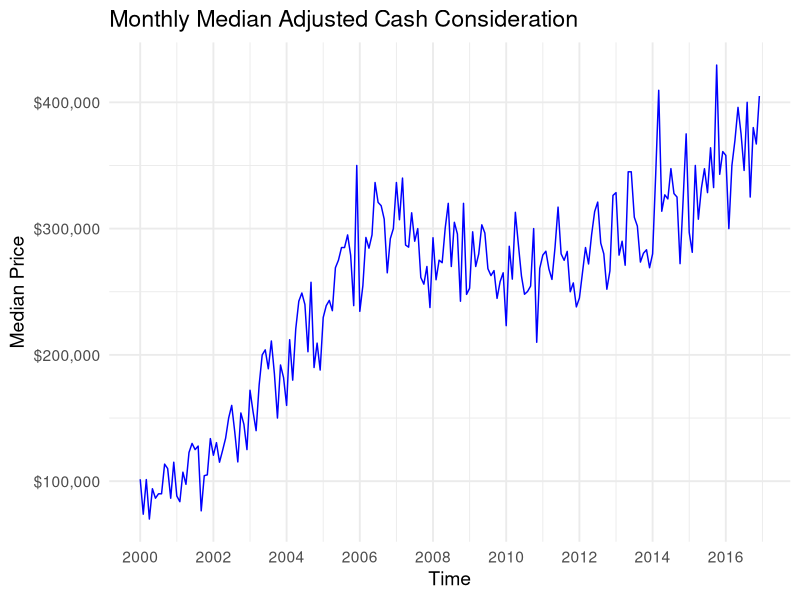
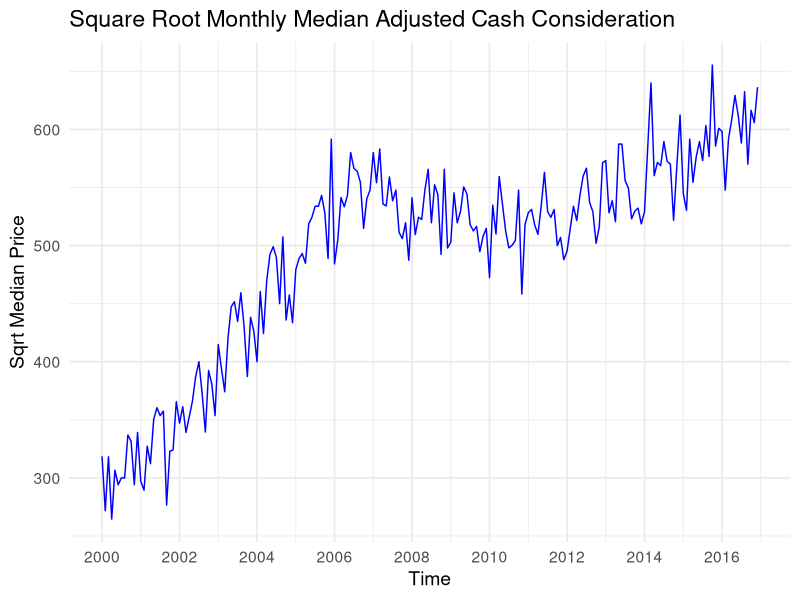
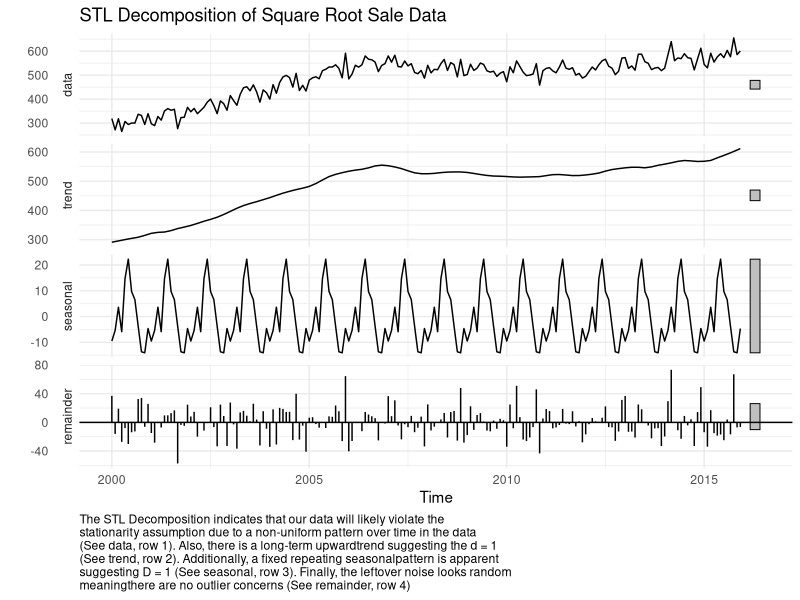
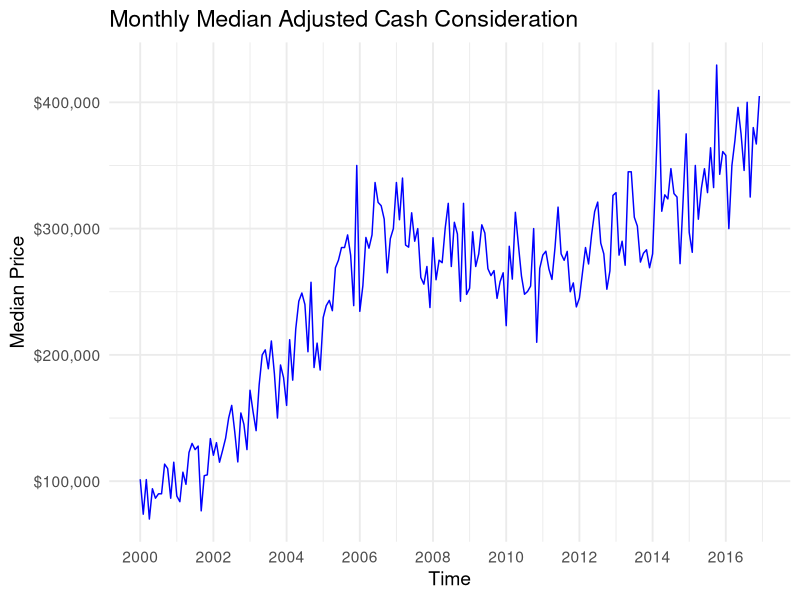
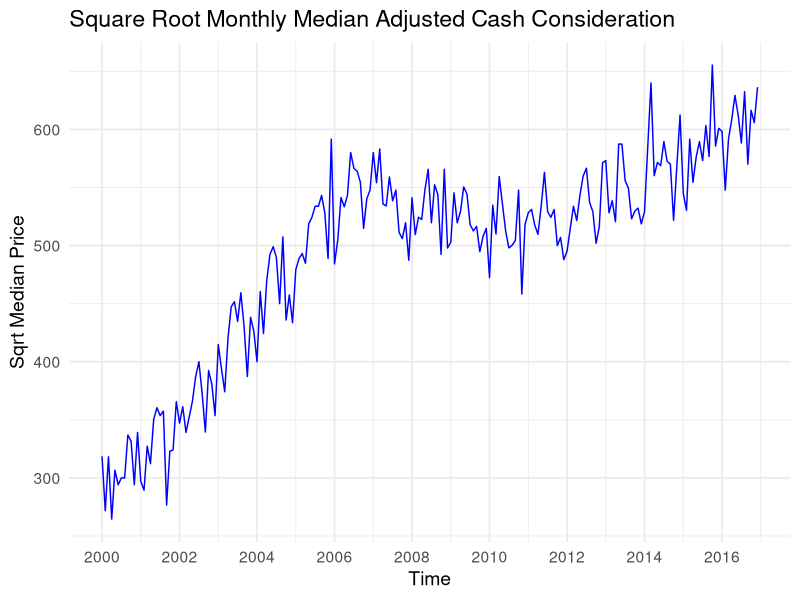
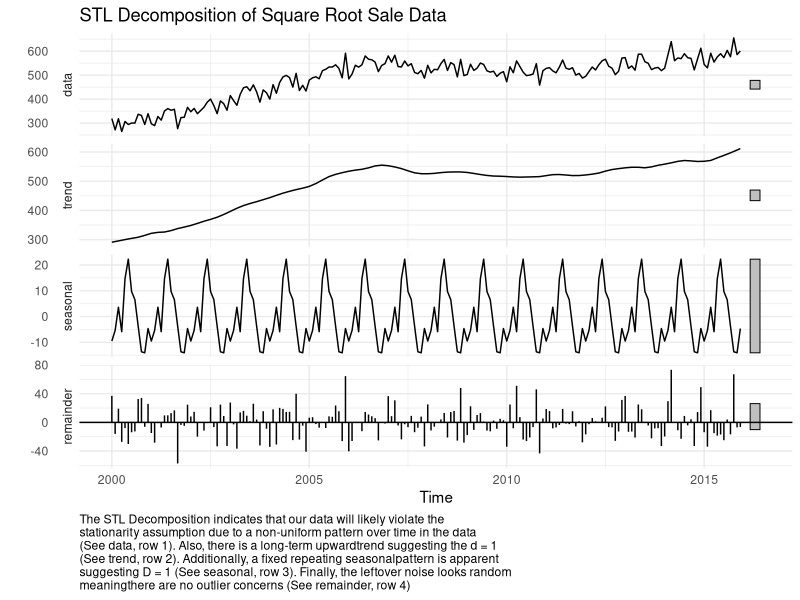
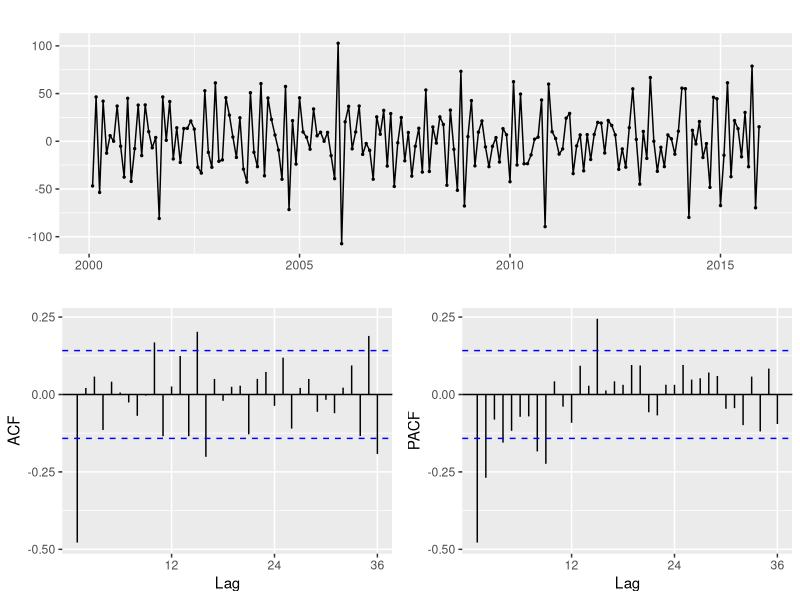

Write R code to recreate these figures, in order. (Note: this script raises an error after producing the figures.)
## ---- chunk 1
knitr::opts_chunk$set(echo = TRUE)

# Documenting current R version
message("Current R Version: ", R.Version()$version.string)

# Installing and loading necessary packages
# Uncomment the following if you do not already have these packages downloaded
#install.packages("dplyr")
#install.packages("forecast")
#install.packages("ggplot2")
#install.packages("tseries")
#install.packages("here")
#install.packages("stats")
#install.packages("scales")

library(dplyr)
library(forecast) # helps build SARIMA models
library(ggplot2) # for plotting
library(tseries) # for stationarity tests
library(here) # for loading data
library(stats)
library(scales)
library(tidyverse)

# Documenting package versions
message("\nLoaded package versions:\ndplyr = ", packageVersion("dplyr"), "\nforecasts = ", packageVersion("forecast"), "\nggplot2 = ", packageVersion("ggplot2"), "\ntseries = ", packageVersion("tseries"), "\nhere = ", packageVersion("here"), "\nstats = ", packageVersion("stats"), "\nscales = ", packageVersion("scales"))

# Loading the data
data <- read.csv(here("project2/DATA/", "rtt_19147_monthly.csv"))
## ---- chunk 2
# Converting date variable into time series format
# This requires that during data cleaning the price variable is already ordered by month-year combination or else the time-series values will be misattributed to incorrect time points

head(data, 12) # already in order, minimal observations for 1999 so switching to 2000-2016

data_clean <- data[-c(1:12), ]
head(data_clean, 12)

ts_data <- ts(data_clean$median_price, start = c(2000, 1), frequency = 12) # from stats - defining the first observation in the time-series values to be January (1) of 1999 and a seasonal frequency of 12, indicating monthly data
# S = frequency (will confirm later with ACF, will be shown as biggest spike)
## ---- chunk 3
autoplot(ts_data, color = "blue") + # from ggplot2
  labs(
    title = "Monthly Median Adjusted Cash Consideration",
    x = "Time",
    y = "Median Price"
  ) +
  scale_y_continuous(labels = label_dollar()) +
  scale_x_continuous(breaks = seq(2000, 2016, by = 2)) +
  theme_minimal(base_size = 14) + # sets base font size
  theme(legend.position = "none")

ggsave(here("project2/OUTPUT/", "monthly_median_price_time_series.png"), width = 8, height = 5)

# Very high spike with first date at $500,000, there is only one recorded sale will try to log transform

# If the seasonal spikes have constant peaks and valleys over time, then you do not need a log-transformation, otherwise you need to use log to increase variance stability by compressing larger values more heavily than small ones. Doing this will stabilize the variance, creating constant variance in errors (homoscedasticity) which is needed for reliable metrics. THus, using log we can turn multiplicative noise into additive (constant-sized).

# Test:
BoxCox.lambda(ts_data)
# If close to 0 (-.2-.2) you need to log transform, closer to one means variance is more stable
# Gets .416 which you round to .5 meaning a square root transformation

# Will do this when running the model later using lambda argument
# lambda = 0

ts_sqrt <- sqrt(ts_data)
autoplot(ts_sqrt, color = "blue") + # from ggplot2
  labs(
    title = "Square Root Monthly Median Adjusted Cash Consideration",
    x = "Time",
    y = "Sqrt Median Price"
  ) +
  scale_x_continuous(breaks = seq(2000,2016, by = 2)) +
  theme_minimal(base_size = 14) + # sets base font size
  theme(legend.position = "none")
ggsave(here("project2/OUTPUT/", "monthly_median_price_sqrt_time_series.png"), width = 8, height = 5)


outliers <- tsoutliers(ts_sqrt)
print("Outliers present:")
print(outliers)
# no outliers
## ---- chunk 4
# Create Train/Test Split
# For determining parameters you want to use transformed data, but do not want to use in the models
train <- window(ts_sqrt, end = c(2015, 12)) # takes everything up until December of 2015
test <- window(ts_sqrt, start = c(2016, 1)) # takes everything starting at January of 2016

# This will be used for the models
train_raw <- window(ts_data, end = c(2015, 12)) # takes everything up until December of 2015
test_raw <- window(ts_data, start = c(2016, 1)) # takes everything starting at January of 2016
## ---- chunk 5
# STL Decomposition (Seasonal, Trend, Residual components)
decomposition <- stl(train, s.window = "periodic")

autoplot(decomposition) +
  labs(title = "STL Decomposition of Square Root Sale Data",
       caption = stringr::str_wrap("The STL Decomposition indicates that our data will likely violate the stationarity assumption due to a non-uniform pattern over time in the data (See data, row 1). Also, there is a long-term upwardtrend suggesting the d = 1 (See trend, row 2). Additionally, a fixed repeating seasonalpattern is apparent suggesting D = 1 (See seasonal, row 3). Finally, the leftover noise looks random meaningthere are no outlier concerns (See remainder, row 4)")) +
  theme_minimal() +
  theme(plot.caption = element_text(hjust=0, vjust=1))
ggsave(here("project2/OUTPUT/", "stl_decomposition.png"), width = 8, height = 8)

# Interpretation Notes:
# Data (Top panel) = unadjusted time series data (overall sense of data)
# Trend (Second panel) = long-term upward or downward direction of data (visual indication of d) - upward means long-term growth, flattening or reverse means behavior baseline change (indicates d = 1)
# Seasonal (Third panel) = repeating patterns that occur within a fixed, known period (visual indication of D) - should be uniform for stable seasonal pattern (indicates D = 1)
# Remainder (Bottom panel) = leftover noise/variation after removing trend and seasonal effects, outliers will be apparent here - should look random - looks random
## ---- chunk 6
# Perform Augmented Dickey-Fuller (ADF) test
adf_test <- adf.test(train) # from tseries
print(adf_test)
# Null hypothesis: Time-series is non-stationary
# Thus you want to reject the null (p < .05)

# Failed to reject null meaning it is not stationary
## ---- chunk 7
# This determines value of d (if trend) and S (if seasonality)
# Number of ordinary differences need
d <- ndiffs(train)
cat("Number of ordinary differences (d) =", d)

# Number of seasonal differences needed
D <- nsdiffs(train)
cat("Number of seasonal differences (D) =", D) # giving 0, should be 1 as seen in STL pattern so when optimizing let this be 0-1

# Apply differencing (d = 1 and D = 1) - differences argument default is 1
# Inner diff: Ordinary difference - lag = 1 (always), differences = d
# Outer diff: Seasonal difference - lag = S, differences = D

diff_data <- diff(train, lag = d)

# Checking post-differencing
cat("Number of ordinary differences (d) post-differencing =", ndiffs(diff_data))
cat("Number of seasonal differences (D) post-differencing =", nsdiffs(diff_data))

# Checking if stationarity fixed (want < .05)
adf.test(diff_data)
print(adf_test)
## ---- chunk 8
png(here("project2/OUTPUT/", "acf_and_pacf.png"), width = 800, height = 500)
ggtsdisplay(diff_data)
gridGraphics::grid.echo()
dev.off()
ggsave(here("project2/OUTPUT/", "acf_and_pacf.png"), width = 8, height = 5)


# Top is time plot of data
# ACF Tells us: 
# q (last lag where value out of significance band) - 1
# P (1 or more if positive lag at S else 0) - 1 (small lag though so could flip either way)
# Q (1 or more if negative lag at S, else 0) - 0
# PACF Tells us:
# p (last lag where value out of significance band) - 0 (when comparing to ACF since it tails off, but could be 2)
## ---- chunk 9
# Auto determines the best parameters based on the data
auto_model <- auto.arima(train_raw, seasonal = TRUE, lambda = "auto") # from forecast
summary(auto_model)
## ---- chunk 10
# Manually fitting a SARIMA(p,d,q)(P,D,Q)[S] model
# q (last lag where value out of significance band) - 1
# P (1 or more if positive lag at S else 0) - 0
# Q (1 or more if negative lag at S, else 0) - 1
# PACF Tells us:
# p (last lag where value out of significance band) - 2

manual_model <- forecast::Arima(train_raw,
                      order = c(2,1,1),
                      seasonal = list(order = c(0,1,1), period = 12),
                      lambda = .5
                      )

summary(manual_model)
## ---- chunk 11
# Defining possible parameters to test
p_vals <- 0:2
d_vals <- 1
q_vals <- 0:2
P_vals <- 0:2
D_vals <- 0:1
Q_vals <- 0:1
period <- 12

# Creating parameter combinations
param_grid <- expand.grid(
  p = p_vals, d = d_vals, q = q_vals,
  P = P_vals, D = D_vals, Q = Q_vals
)

# Initializing results storage
results_list <- vector("list", nrow(param_grid)) 

for (i in seq_len(nrow(param_grid))) {
  p_val <- param_grid$p[i]
  d_val <- param_grid$d[i]
  q_val <- param_grid$q[i]
  P_val <- param_grid$P[i]
  D_val <- param_grid$D[i]
  Q_val <- param_grid$Q[i]
  
  # Doing try catch in case model fails to converge 
  fit <- tryCatch({
    Arima(train_raw,
          order = c(p_val, d_val, q_val), 
          seasonal = list(order = c(P_val, D_val, Q_val), period = period),
          lambda = .5)
  }, error = function(e) NULL)
  
  if (!is.null(fit)) {
    results_list[[i]] <- data.frame(
      p = p_val, d = d_val, q = q_val,
      P = P_val, D = D_val, Q = Q_val,
      AIC = fit$aic,
      BIC = fit$bic,
      RMSE = accuracy(fit)["Training set", "RMSE"]
    )
  }
}

# Combining results
results_table <- do.call(rbind, results_list)

results_table <- results_table[order(results_table$AIC), ]

head(results_table, 10)
## ---- chunk 12
#SARIMA(p,d,q)(P,D,Q)[S]
manual_model <- forecast::Arima(train_raw,
                      order = c(1,1,2),
                      seasonal = list(order = c(0,1,1), period = 12),
                      lambda = .5
                      )
## ---- chunk 13

std_resids <- residuals(manual_model) / sd(residuals(manual_model), na.rm = TRUE)
fitted_vals <- fitted(manual_model)

# Residuals Independence and Basic Normality (Homoscedasticity check again)
# Generates the Residual Time Plot (homoscedasticity and structure), ACF (independence), Histogram of residuals (normality), and prints Ljung-Box p-value (independence)

png(here("project2/OUTPUT/", "residuals_plots.png"), width = 800, height = 500)
checkresiduals(manual_model, lag = 24) # lag is for Ljung-Box test df calculation (statistical power), this will mean we are checking for missed patterns by looking two years back 
dev.off()

# Notes
# Time plot - random horizontal smude or rectangular shape centered aroudn 0 line (consiste height of spikes)
# ACF of Residuals (want no spikes, no leftover autocorrelation)
# Ljung-Box: If p > .05 - fail to reject the null (the residuals are not autocorrelated), confirming the residuals are not autocorrelated and behave like white noise
# Histogram - bars match curve smoothly; normal curve

# Advanced normality check (QQ Plot)
df <- data.frame(resids = as.numeric(na.omit(std_resids)))

ggplot(df, aes(sample = resids)) +
  stat_qq() +
  stat_qq_line(color = "red", size = 1) +
  labs(title = "Normal Q-Q Plot of Residuals", 
       x = "Theoretical Quantiles", 
       y = "Sample Quantiles") +
  theme_minimal()

ggsave(here("project2/OUTPUT/", "qq_plot.png"), width = 8, height = 5)


#Notes 
# Want to hug the line, not an S shape (heavy tails) or curves away (skewed residuals)

# Check homoscedasticity (constant variance) and linearity
# Standardized Residuals vs. Fitted values (check for patterns)
# 1. Combine your values into a clean data frame
plot_df <- data.frame(
  Fitted = as.numeric(fitted_vals),
  Residuals = as.numeric(std_resids)
)

# 2. Build the ggplot visualization
ggplot(plot_df, aes(x = Fitted, y = Residuals)) +
  # Adds translucent data points to visualize point density (alpha handles transparency)
  geom_point(alpha = 0.4, color = "black", shape = 19) + 
  
  # Adds your horizontal dashed reference line at 0
  geom_hline(yintercept = 0, color = "red", linetype = "dashed", size = 0.8) +
  
  # Adds a smoothed trend line (LOESS) equivalent to your lowess() line
  # se = FALSE turns off the grey confidence band around the line to keep it clean
  geom_smooth(method = "loess", color = "blue", size = 1.2, se = FALSE) +
  
  # Set titles and clean axis labels
  labs(
    title = "Standardized Residuals vs. Fitted Values",
    x = "Fitted Values (Predictions)",
    y = "Standardized Residuals"
  ) +
  
  # Apply a clean, modern aesthetic
  theme_minimal() +
  theme(
    plot.title = element_text(face = "bold", size = 14, hjust = 0.5),
    axis.title = element_text(size = 11)
  )

ggsave(here("project2/OUTPUT/", "residuals_vs_fitted.png"), width = 8, height = 5)

# Notes
# Homoscedasticity = want rectangle (not fan) 
# Linearity = lowess line flat (not U shape)
## ---- chunk 14
# Auto SARIMA prediction
forecast_values_auto <- forecast(auto_model, h = 12) # forecasting next 12 periods (horizon) - in this case months, also un-transforms data if you did transform earlier so it will be interpretable

# Manual SARIMA prediction
forecast_values_manual <- forecast(manual_model, h = 12) # forecasting next 12 periods (horizon) - in this case months, also un-transforms data if you did transform earlier so it will be interpretable



# autolayer() automatically aligns and pastes your test data right onto the plot (ggplot2)

plot_df <- data.frame(
  Time = as.numeric(time(forecast_values_manual$mean)),
  Forecast = as.numeric(forecast_values_manual$mean),
  Observed = as.numeric(test_raw),
  Lower_CI = as.numeric(forecast_values_manual$lower[,1]),
  Upper_CI = as.numeric(forecast_values_manual$upper[,1])
)

ggplot(plot_df, aes(x = Time)) +
  # Draw the gray confidence interval ribbon
  geom_ribbon(aes(ymin = Lower_CI, ymax = Upper_CI), fill = "lightblue", alpha = 0.5) +
  
  # Crucial Fix: "color =" must be INSIDE aes() to force a legend generation
  geom_line(aes(y = Forecast, color = "Forecast"), size = 1) +
  geom_line(aes(y = Observed, color = "Observed (Actual)"), size = 1) +
  
  # Configure labels
  labs(title = "1-Year Property Value SARIMA Forecast",
       x = "Time", 
       y = "Median Property Price ($)",
       color = "Data Type") +
       
  # Explicitly map the string names to your colors
  scale_color_manual(values = c("Forecast" = "blue", "Observed (Actual)" = "red")) +
  
  theme_minimal() +
  theme(legend.position = "right") # Forces the legend box to sit clearly on the right

ggsave(here("project2/OUTPUT/", "sarima_vs_observed.png"), width = 8, height = 5)

## ---- chunk 15
# sets each forecast to be equal to the actual observed value from the last corresponding season (i.e., will forecast median value for December 2016 to be that of December 2015)

snaive_model <- snaive(train_raw, h = 12) # forecasting 12 months
## ---- chunk 16
# Metric calculations (lower is better)

# SARIMA
forecast::accuracy(forecast_values_manual, test_raw) 

# SARIMA auto 
forecast::accuracy(forecast_values_auto, test_raw) 

# Seasonal Naive
forecast::accuracy(snaive_model, test_raw)

## ---- chunk 17
autoplot(train) +
  autolayer(snaive_model, series = "Seasonal Naive Forecast", PI = FALSE) +
  autolayer(forecast_values_manual, series = "SARIMA Manual Forecast", PI = FALSE) +
  autolayer(forecast_values_auto, series = "SARIMA Auto Forecast", PI = FALSE) +
  autolayer(test_raw, series = "Observed (Actual)") +
  xlim(2016, 2016.999) + # showing only 2016
  labs(
    title = "Seasonal Naive vs. SARIMA Forecasts",
    x = "Time (2016)",
    y = "Median Sale Price ($)" # would this be prices?
  ) + scale_color_manual(values = c(
    "Seasonal Naive Forecast" = "orange",
    "SARIMA Manual Forecast" = "blue",
    "SARIMA Auto Forecast" = "green",
    "Observed (Actual)" = "red"
  )) +
  scale_y_continuous(labels = label_dollar()) +
  theme_minimal()

ggsave(here("project2/OUTPUT/", "model_comparisons.png"), width = 8, height = 5)


# Notes: 
# PI = FALSE - this turns of prediction intervals (PI; confidence bands) to prevent it from being messy
